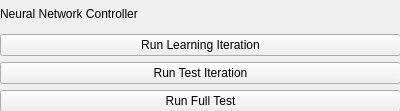
<?xml version="1.0" encoding="UTF-8"?>
<ui version="4.0">
 <class>NeuralNetworkRunWidget</class>
 <widget class="QWidget" name="NeuralNetworkRunWidget">
  <property name="geometry">
   <rect>
    <x>0</x>
    <y>0</y>
    <width>400</width>
    <height>111</height>
   </rect>
  </property>
  <property name="windowTitle">
   <string>Form</string>
  </property>
  <widget class="QWidget" name="verticalLayoutWidget">
   <property name="geometry">
    <rect>
     <x>0</x>
     <y>0</y>
     <width>401</width>
     <height>112</height>
    </rect>
   </property>
   <layout class="QVBoxLayout" name="verticalLayout">
    <item>
     <widget class="QLabel" name="mTitle">
      <property name="text">
       <string>Neural Network Controller</string>
      </property>
     </widget>
    </item>
    <item>
     <widget class="QPushButton" name="mLearningIterationButton">
      <property name="text">
       <string>Run Learning Iteration</string>
      </property>
     </widget>
    </item>
    <item>
     <widget class="QPushButton" name="mTestIterationButton">
      <property name="text">
       <string>Run Test Iteration</string>
      </property>
     </widget>
    </item>
    <item>
     <widget class="QPushButton" name="mFullTestButton">
      <property name="text">
       <string>Run Full Test</string>
      </property>
     </widget>
    </item>
   </layout>
  </widget>
 </widget>
 <resources/>
 <connections/>
</ui>
